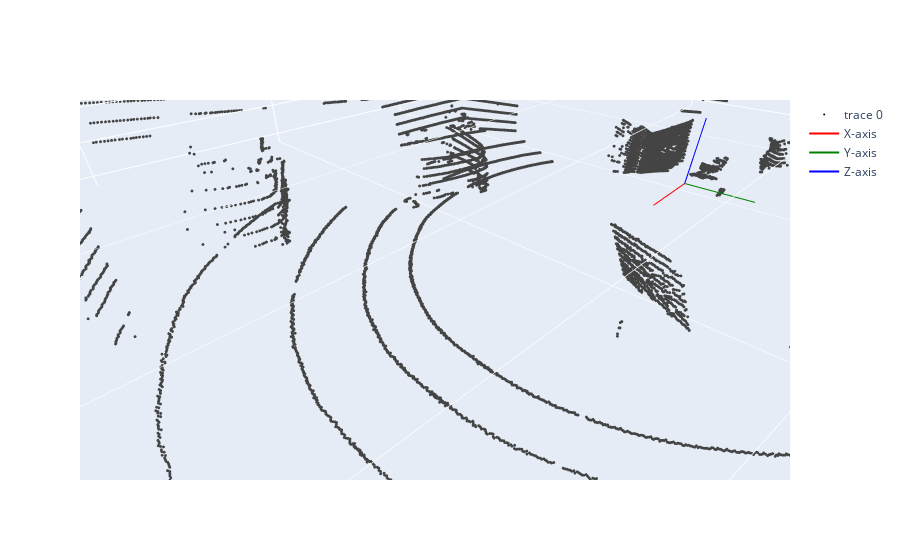
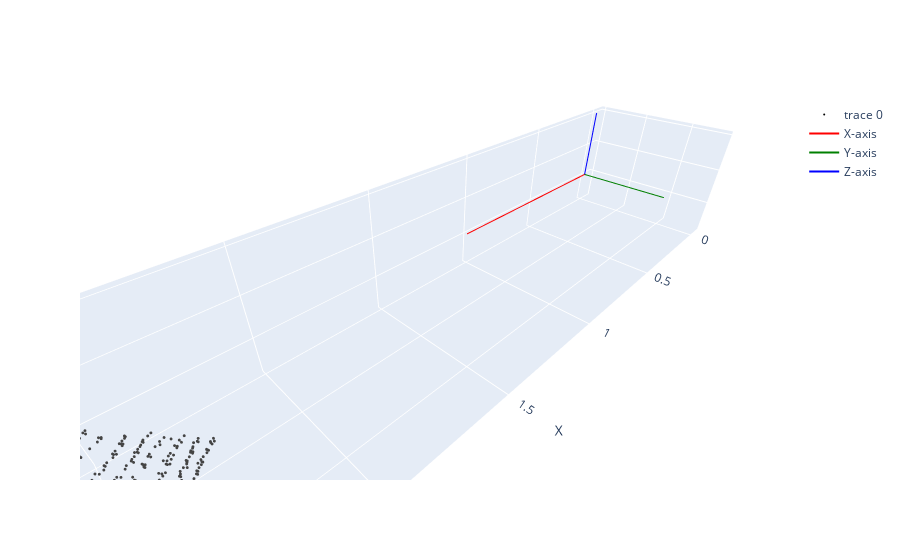

Write notebook code for charts like these, in order.
### Markdown cell above
## RoI and plane PCD Visualization
- You should monitor the `x`, `y`, and `z` values of the point cloud and adjust the mask range accordingly.  
- Set the range to precisely include the region corresponding to the **calibration board**, and exclude all irrelevant points.

### Code cell
import open3d as o3d
import numpy as np
from utils.util import show_point_cloud
import random
from PIL import Image

idx = random.randint(0, len(img_files)-1)
img = Image.open(os.path.join(root, 'Image', img_files[idx]))
img.show()

pcd = o3d.io.read_point_cloud(os.path.join(root, 'PCD', pcd_files[idx]))
show_point_cloud(pcd, scailing=False, intensity=False)

points = np.asarray(pcd.points)
valid_mask = np.isfinite(points).all(axis=1)
points = points[valid_mask]

valid_mask = np.isfinite(points).all(axis=1)
points = points[valid_mask]

# Set region of interest (ROI)
mask = np.ones(points.shape[0])
# velodyne
mask = np.logical_and(mask, points[:, 0] < 7)
mask = np.logical_and(mask, points[:, 0] > 1)
mask = np.logical_and(mask, points[:, 1] < 2.8)
mask = np.logical_and(mask, points[:, 1] > -2)
mask = np.logical_and(mask, points[:, 2] > -0.5)

roi_points = points[mask]
pcd = o3d.geometry.PointCloud()
pcd.points = o3d.utility.Vector3dVector(roi_points)

# Segment the plane using RANSAC
plane_model, inliers = pcd.segment_plane(distance_threshold=0.03, ransac_n=3, num_iterations=10000)
[a, b, c, d] = plane_model
plane_points = np.asarray(pcd.points)[inliers]

pcd.points = o3d.utility.Vector3dVector(plane_points)
plane_normal = np.array([a, b, c]) / np.linalg.norm([a, b, c])
plane_point = np.mean(plane_points, axis=0)

plane_pcd = o3d.geometry.PointCloud()
plane_pcd.points = o3d.utility.Vector3dVector(plane_points)

show_point_cloud(plane_pcd, scailing=False, intensity=False)

### Figure 1 — Plotly figure (JSON) as saved in the notebook; plotly's stock layout.template omitted (floating-point values rounded to 4 significant figures; data arrays with more than 128 entries replaced by an {"elided": "..."} marker saying what was removed)
{"data": [{"marker": {"color": [], "size": 1}, "mode": "markers", "type": "scatter3d", "x": {"elided": "22164 float values"}, "y": {"elided": "22164 float values"}, "z": {"elided": "22164 float values"}}, {"line": {"color": "red"}, "mode": "lines", "name": "X-axis", "type": "scatter3d", "x": [0, 1], "y": [0, 0], "z": [0, 0]}, {"line": {"color": "green"}, "mode": "lines", "name": "Y-axis", "type": "scatter3d", "x": [0, 0], "y": [0, 1], "z": [0, 0]}, {"line": {"color": "blue"}, "mode": "lines", "name": "Z-axis", "type": "scatter3d", "x": [0, 0], "y": [0, 0], "z": [0, 1]}], "layout": {"scene": {"aspectmode": "manual", "aspectratio": {"x": 32.43, "y": 20.78, "z": 5.179}, "xaxis": {"title": {"text": "X"}}, "yaxis": {"title": {"text": "Y"}}, "zaxis": {"title": {"text": "Z"}}}}}

### Figure 2 — Plotly figure (JSON) as saved in the notebook; plotly's stock layout.template omitted (floating-point values rounded to 4 significant figures; data arrays with more than 128 entries replaced by an {"elided": "..."} marker saying what was removed)
{"data": [{"marker": {"color": [], "size": 1}, "mode": "markers", "type": "scatter3d", "x": {"elided": "754 float values"}, "y": {"elided": "754 float values"}, "z": {"elided": "754 float values"}}, {"line": {"color": "red"}, "mode": "lines", "name": "X-axis", "type": "scatter3d", "x": [0, 1], "y": [0, 0], "z": [0, 0]}, {"line": {"color": "green"}, "mode": "lines", "name": "Y-axis", "type": "scatter3d", "x": [0, 0], "y": [0, 1], "z": [0, 0]}, {"line": {"color": "blue"}, "mode": "lines", "name": "Z-axis", "type": "scatter3d", "x": [0, 0], "y": [0, 0], "z": [0, 1]}], "layout": {"scene": {"aspectmode": "manual", "aspectratio": {"x": 4.619, "y": 0.9351, "z": 0.7163}, "xaxis": {"title": {"text": "X"}}, "yaxis": {"title": {"text": "Y"}}, "zaxis": {"title": {"text": "Z"}}}}}
